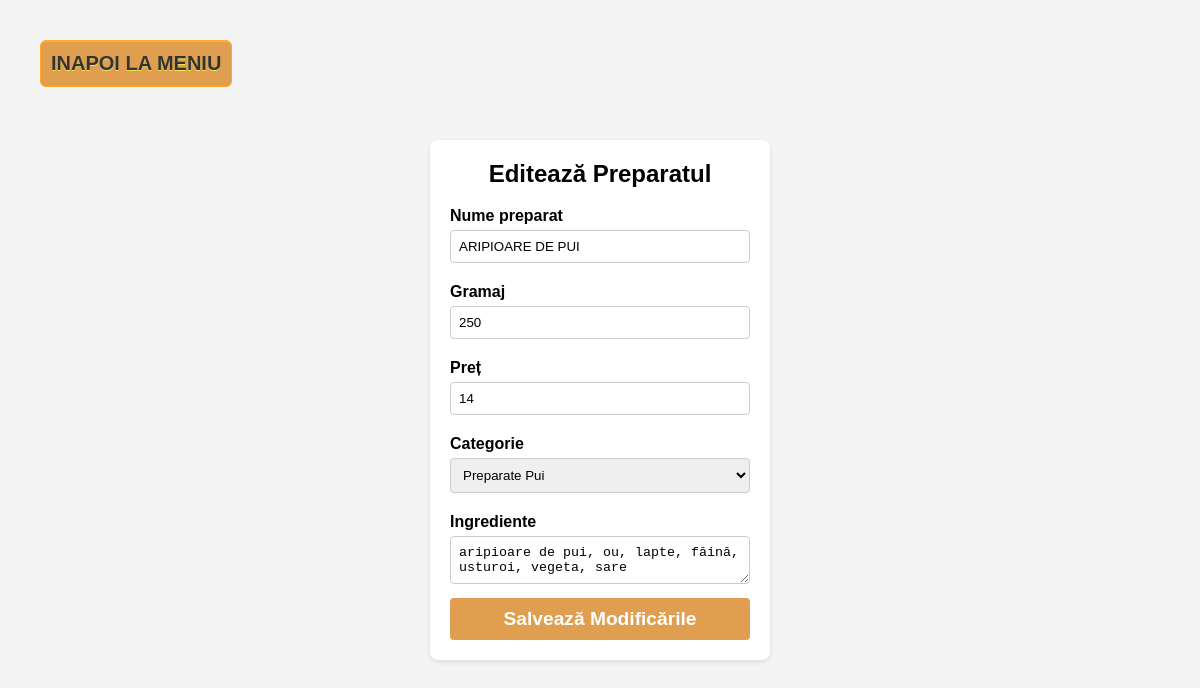
Page /Admin/edit-meniu-admin.php?id_preparat=33 on the committed database.
### tables this page shows
CREATE TABLE IF NOT EXISTS `meniu` (
  `id_preparat` int NOT NULL AUTO_INCREMENT,
  `nume_preparat` varchar(40) NOT NULL,
  `descriere` varchar(150) NOT NULL,
  `gramaj` varchar(20) DEFAULT NULL,
  `pret` float NOT NULL,
  `categorie` set('ciorbe','garnituri','aperitive','gratar','preparate pui','salate aperitiv','salate','paste','desert') NOT NULL,
  PRIMARY KEY (`id_preparat`)
);

### Admin/edit-meniu-admin.php (the view, shortened to what this page needs)
<?php
$id_preparat = $_GET['id_preparat'];
include '../Fisiere PHP/conectarebd.php';
$sql_select = "SELECT * FROM meniu WHERE id_preparat = $id_preparat";
$result = mysqli_query($conn, $sql_select);
if ($result && mysqli_num_rows($result) > 0) {
    $preparat = mysqli_fetch_assoc($result);
} else {
    die("Eroare: Preparatul nu a fost găsit.");
}
$nume_preparat = $_POST['nume_preparat'] ?? $preparat['nume_preparat'];
$nume_preparat = strtoupper($nume_preparat);
$descriere = $_POST['descriere'] ?? $preparat['descriere'];
$gramaj = $_POST['gramaj'] ?? $preparat['gramaj'];
$pret = $_POST['pret'] ?? $preparat['pret'];
$categorie = $_POST['categorie'] ?? $preparat['categorie'];
?>
<!DOCTYPE html>
<html>
<head>
    <link rel="stylesheet" href="style-edit-meniu-admin.css">
</head>
<body>
    <br><br>
    <a href="meniu-mancare-admin.php" class="myButton">INAPOI LA MENIU</a>
    <form action="" method="POST">
        <h2>Editează Preparatul</h2>
        <label for="nume_preparat">Nume preparat</label>
        <input type="text" id="nume_preparat" name="nume_preparat" value="<?php echo htmlspecialchars($nume_preparat); ?>" required>
        <label for="gramaj">Gramaj</label>
        <input type="text" id="gramaj" name="gramaj" value="<?php echo htmlspecialchars($gramaj); ?>" required>
        <label for="pret">Preț</label>
        <input type="number" id="pret" name="pret" value="<?php echo htmlspecialchars($pret); ?>" required>
        <label for="categorie">Categorie</label>
        <select id="categorie" name="categorie" required>
            <option value="preparate pui" <?php echo $categorie === 'preparate pui' ? 'selected' : ''; ?>>Preparate Pui</option>
        </select>
        <label for="descriere">Ingrediente</label>
        <textarea id="descriere" name="descriere"><?php echo htmlspecialchars($descriere); ?></textarea>
        <button type="submit">Salvează Modificările</button>
    </form>
</body>
</html>

### Admin/style-edit-meniu-admin.css (style rules this page uses)
.myButton { box-shadow:inset 0px 1px 0px 0px #E6C255; background-color:#DF9E50; border-radius:6px; border:1px solid #ffaa22; display:inline-block; cursor:pointer; color:#333333; font-family:Arial; font-size:20px; font-weight:bold; padding:11px 10px; text-decoration:none; text-shadow:0px 1px 0px #f5e251; position: absolute; top: 40px; left: 40px; }
body { font-family: Arial, sans-serif; background-color: #f4f4f4; margin: 0; padding: 0; display: flex; justify-content: center; align-items: center; height: 100vh; }
form { background: #fff; padding: 20px; border-radius: 8px; box-shadow: 0 2px 5px rgba(0, 0, 0, 0.1); width: 300px; position: relative; }
form h2 { margin-top: 0; text-align: center; }
label { display: block; margin-top: 10px; font-weight: bold; }
input, select, textarea { width: 100%; padding: 8px; margin-top: 5px; margin-bottom: 10px; border: 1px solid #ccc; border-radius: 4px; box-sizing: border-box; }
button { background: #DF9E50; color: white; border: none; padding: 10px; width: 100%; border-radius: 4px; cursor: pointer; font-weight: bold; font-size: 1.2em; text-decoration: none; text-align: center; }

### rows in the picture
meniu: nume_preparat "ARIPIOARE DE PUI", gramaj "250", pret "14", categorie "Preparate Pui", descriere "aripioare de pui, ou, lapte, făină, usturoi, vegeta, sare"
